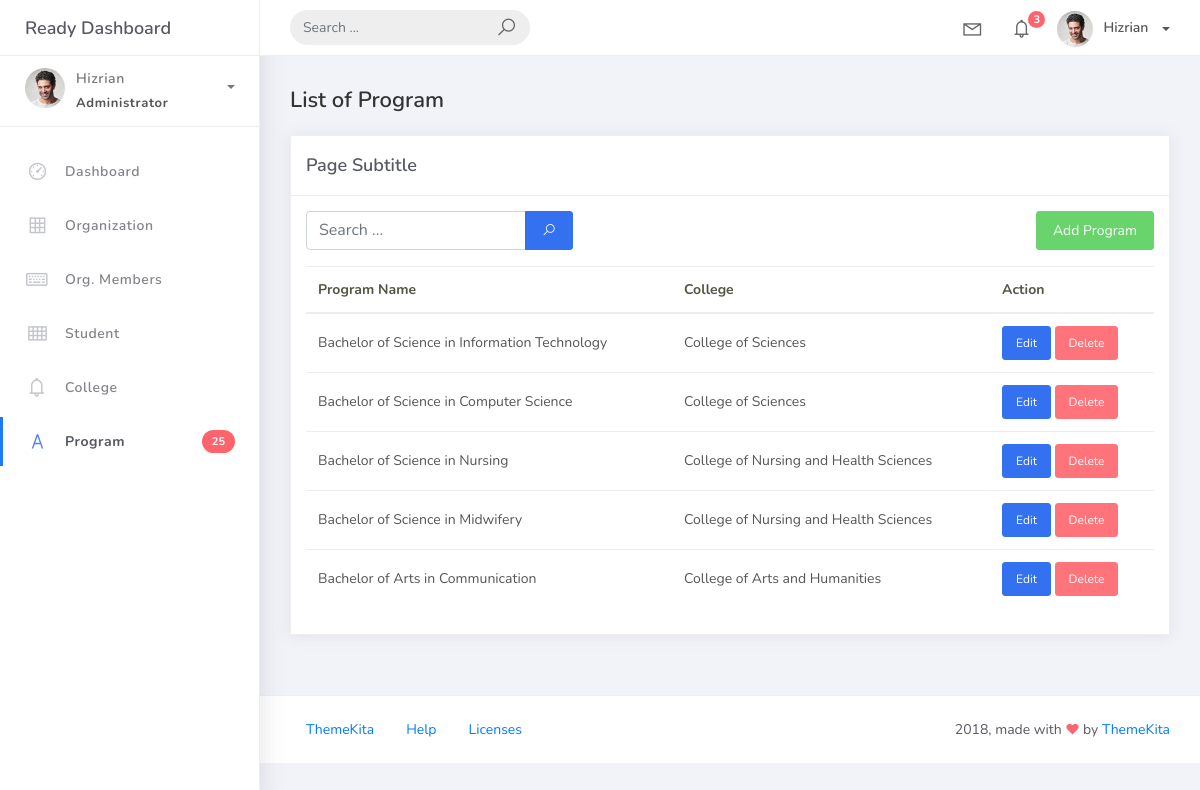
Page /program/ on the committed database.
### studentorg/models.py (models this page shows, shortened)
class BaseModel(models.Model):
    created_at = models.DateTimeField(auto_now_add=True, db_index=True)
    updated_at = models.DateTimeField(auto_now=True)
    class Meta:
        abstract = True

class Program(BaseModel):
    prog_name = models.CharField(max_length=150)
    college = models.ForeignKey(College, on_delete=models.CASCADE)

class College(BaseModel):
    college_name = models.CharField(max_length=150)
    def __str__(self):
        return self.college_name

### studentorg/views.py (the view)
# urls.py: path('program/', ProgramList.as_view(), name='program-list'),
class ProgramList(ListView):
    model = Program
    context_object_name = 'program'
    template_name = 'program_list.html'
    paginate_by = 5
    def get_queryset(self, *args, **kwargs):
        qs = super(ProgramList, self).get_queryset(*args, **kwargs)
        if self.request.GET.get("q") != None:
            query = self.request.GET.get('q')
            qs = qs.filter(Q(prog_name__icontains=query) |
                         Q(college__college_name__icontains=query))
        return qs

### templates/program_list.html (shortened to what this page needs)
{% extends 'base.html' %}
{% block content %}
<div class="content">
    <div class="container-fluid">
        <h4 class="page-title">List of Program</h4>
        <div class="row">
            <div class="col-md-12">
                <div class="card">
                    <div class="card-header">
                        <div class="card-title">Page Subtitle</div>
                    </div>
                    <div class="card-body">
                        <div class="d-flex justify-content-between mb-3">
                            <form class="form-inline">
                                <div class="input-group">
                                    <input type="text" name="q" placeholder="Search ..." class="form-control">
                                    <div class="input-group-append">
                                        <button type="submit" class="btn btn-primary">
                                            <i class="la la-search search-icon"></i>
                                        </button>
                                    </div>
                                </div>
                            </form>
                            <a href="{% url 'program-add' %}" class="btn btn-success">Add Program</a>
                        </div>
                        <table class="table">
                            <thead>
                                <tr>
                                    <th>Program Name</th>
                                    <th>College</th>
                                    <th>Action</th>
                                </tr>
                            </thead>
                            <tbody>
                                {% for prog in program %}
                                <tr>
                                    <td>{{ prog.prog_name }}</td>
                                    <td>{{ prog.college }}</td>
                                    <td>
                                        <a href="{% url 'program-update' prog.pk %}" class="btn btn-primary btn-sm">Edit</a>
                                        <a href="{% url 'program-delete' prog.pk %}" class="btn btn-danger btn-sm">Delete</a>
                                    </td>
                                </tr>
                                {% endfor %}
                            </tbody>
                        </table>
                    </div>
                </div>
            </div>
        </div>
    </div>
</div>
{% endblock %}

### rows in the picture
Program: prog_name "Bachelor of Science in Information Technology", college "College of Sciences"
Program: prog_name "Bachelor of Science in Computer Science", college "College of Sciences"
Program: prog_name "Bachelor of Science in Nursing", college "College of Nursing and Health Sciences"
Program: prog_name "Bachelor of Science in Midwifery", college "College of Nursing and Health Sciences"
Program: prog_name "Bachelor of Arts in Communication", college "College of Arts and Humanities"
